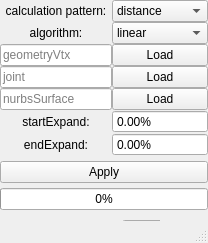
<?xml version="1.0" encoding="UTF-8"?>
<ui version="4.0">
 <class>autoSkinWeight_Window</class>
 <widget class="QMainWindow" name="autoSkinWeight_Window">
  <property name="enabled">
   <bool>true</bool>
  </property>
  <property name="geometry">
   <rect>
    <x>0</x>
    <y>0</y>
    <width>208</width>
    <height>243</height>
   </rect>
  </property>
  <property name="sizePolicy">
   <sizepolicy hsizetype="Preferred" vsizetype="Preferred">
    <horstretch>0</horstretch>
    <verstretch>0</verstretch>
   </sizepolicy>
  </property>
  <property name="cursor">
   <cursorShape>ArrowCursor</cursorShape>
  </property>
  <property name="windowTitle">
   <string>autoSkinWeight</string>
  </property>
  <property name="layoutDirection">
   <enum>Qt::LeftToRight</enum>
  </property>
  <property name="iconSize">
   <size>
    <width>24</width>
    <height>24</height>
   </size>
  </property>
  <property name="toolButtonStyle">
   <enum>Qt::ToolButtonIconOnly</enum>
  </property>
  <property name="documentMode">
   <bool>false</bool>
  </property>
  <property name="tabShape">
   <enum>QTabWidget::Rounded</enum>
  </property>
  <property name="dockNestingEnabled">
   <bool>false</bool>
  </property>
  <widget class="QWidget" name="centralwidget">
   <layout class="QGridLayout" name="gridLayout" rowstretch="0,0,0,0,0,0,0,0,0,0,0,0,0,0,0" columnstretch="1,0,0,0">
    <property name="leftMargin">
     <number>0</number>
    </property>
    <property name="topMargin">
     <number>0</number>
    </property>
    <property name="rightMargin">
     <number>0</number>
    </property>
    <property name="bottomMargin">
     <number>0</number>
    </property>
    <property name="spacing">
     <number>0</number>
    </property>
    <item row="4" column="0" colspan="2">
     <widget class="QLineEdit" name="geometryVtx_lineEdit">
      <property name="text">
       <string/>
      </property>
      <property name="placeholderText">
       <string>geometryVtx</string>
      </property>
     </widget>
    </item>
    <item row="5" column="2" colspan="2">
     <widget class="QPushButton" name="joint_pushButton">
      <property name="text">
       <string>Load</string>
      </property>
      <property name="+command" stdset="0">
       <string>autoWeightClass.use.joint_pushButton_cmd</string>
      </property>
     </widget>
    </item>
    <item row="6" column="2" colspan="2">
     <widget class="QPushButton" name="nurbs_pushButton">
      <property name="enabled">
       <bool>true</bool>
      </property>
      <property name="text">
       <string>Load</string>
      </property>
      <property name="+command" stdset="0">
       <string>autoWeightClass.use.nurbs_pushButton_cmd</string>
      </property>
     </widget>
    </item>
    <item row="5" column="0" colspan="2">
     <widget class="QLineEdit" name="joint_lineEdit">
      <property name="text">
       <string/>
      </property>
      <property name="placeholderText">
       <string>joint</string>
      </property>
     </widget>
    </item>
    <item row="10" column="0" rowspan="3" colspan="4">
     <widget class="QPushButton" name="apply_pushButton">
      <property name="text">
       <string>Apply</string>
      </property>
      <property name="+command" stdset="0">
       <string>autoWeightClass.use.apply_pushButton_cmd</string>
      </property>
     </widget>
    </item>
    <item row="6" column="0" colspan="2">
     <widget class="QLineEdit" name="nurbs_lineEdit">
      <property name="enabled">
       <bool>true</bool>
      </property>
      <property name="text">
       <string/>
      </property>
      <property name="placeholderText">
       <string>nurbsSurface</string>
      </property>
     </widget>
    </item>
    <item row="4" column="2" colspan="2">
     <widget class="QPushButton" name="geometryVtx_pushButton">
      <property name="text">
       <string>Load</string>
      </property>
      <property name="+command" stdset="0">
       <string>autoWeightClass.use.geometryVtx_pushButton_cmd</string>
      </property>
     </widget>
    </item>
    <item row="13" column="0" colspan="4">
     <widget class="QProgressBar" name="QProgressBar">
      <property name="enabled">
       <bool>true</bool>
      </property>
      <property name="value">
       <number>0</number>
      </property>
      <property name="alignment">
       <set>Qt::AlignCenter</set>
      </property>
      <property name="textVisible">
       <bool>true</bool>
      </property>
      <property name="invertedAppearance">
       <bool>false</bool>
      </property>
      <property name="textDirection">
       <enum>QProgressBar::TopToBottom</enum>
      </property>
      <property name="format">
       <string>%p%</string>
      </property>
     </widget>
    </item>
    <item row="7" column="2" rowspan="2" colspan="2">
     <widget class="QDoubleSpinBox" name="startExpand_doubleSpinBox">
      <property name="buttonSymbols">
       <enum>QAbstractSpinBox::NoButtons</enum>
      </property>
      <property name="prefix">
       <string/>
      </property>
      <property name="suffix">
       <string>%</string>
      </property>
      <property name="minimum">
       <double>-1000.000000000000000</double>
      </property>
      <property name="maximum">
       <double>1000.000000000000000</double>
      </property>
     </widget>
    </item>
    <item row="9" column="2" colspan="2">
     <widget class="QDoubleSpinBox" name="endExpand_doubleSpinBox">
      <property name="buttonSymbols">
       <enum>QAbstractSpinBox::NoButtons</enum>
      </property>
      <property name="prefix">
       <string/>
      </property>
      <property name="suffix">
       <string>%</string>
      </property>
      <property name="minimum">
       <double>-1000.000000000000000</double>
      </property>
      <property name="maximum">
       <double>1000.000000000000000</double>
      </property>
     </widget>
    </item>
    <item row="7" column="0" rowspan="2" colspan="2">
     <widget class="QLabel" name="label">
      <property name="text">
       <string>startExpand:</string>
      </property>
      <property name="textFormat">
       <enum>Qt::AutoText</enum>
      </property>
      <property name="alignment">
       <set>Qt::AlignCenter</set>
      </property>
     </widget>
    </item>
    <item row="9" column="0" colspan="2">
     <widget class="QLabel" name="label_2">
      <property name="text">
       <string>endExpand:</string>
      </property>
      <property name="alignment">
       <set>Qt::AlignCenter</set>
      </property>
     </widget>
    </item>
    <item row="3" column="0">
     <widget class="QLabel" name="label_3">
      <property name="text">
       <string>algorithm:</string>
      </property>
      <property name="alignment">
       <set>Qt::AlignCenter</set>
      </property>
     </widget>
    </item>
    <item row="2" column="0">
     <widget class="QLabel" name="label_4">
      <property name="text">
       <string>calculation pattern:</string>
      </property>
      <property name="alignment">
       <set>Qt::AlignCenter</set>
      </property>
     </widget>
    </item>
    <item row="2" column="2" colspan="2">
     <widget class="QComboBox" name="calculation_comboBox">
      <item>
       <property name="text">
        <string>distance</string>
       </property>
      </item>
      <item>
       <property name="text">
        <string>nurbs</string>
       </property>
      </item>
     </widget>
    </item>
    <item row="14" column="1" colspan="2">
     <widget class="QWidget" name="hide" native="true">
      <property name="enabled">
       <bool>false</bool>
      </property>
      <property name="contextMenuPolicy">
       <enum>Qt::NoContextMenu</enum>
      </property>
      <widget class="QLineEdit" name="startExpand_convert">
       <property name="geometry">
        <rect>
         <x>10</x>
         <y>30</y>
         <width>133</width>
         <height>20</height>
        </rect>
       </property>
       <property name="text">
        <string>0.00%</string>
       </property>
      </widget>
      <widget class="QLineEdit" name="endExpand_convert">
       <property name="geometry">
        <rect>
         <x>10</x>
         <y>10</y>
         <width>133</width>
         <height>20</height>
        </rect>
       </property>
       <property name="text">
        <string>0.00%</string>
       </property>
      </widget>
     </widget>
    </item>
    <item row="3" column="2" colspan="2">
     <widget class="QComboBox" name="algorithm_comboBox">
      <item>
       <property name="text">
        <string>linear</string>
       </property>
      </item>
      <item>
       <property name="text">
        <string>smooth</string>
       </property>
      </item>
      <item>
       <property name="text">
        <string>after</string>
       </property>
      </item>
      <item>
       <property name="text">
        <string>before</string>
       </property>
      </item>
      <item>
       <property name="text">
        <string>formula</string>
       </property>
      </item>
      <item>
       <property name="text">
        <string>CV5_01111</string>
       </property>
      </item>
      <item>
       <property name="text">
        <string>CV5_00111</string>
       </property>
      </item>
     </widget>
    </item>
   </layout>
   <zorder>geometryVtx_lineEdit</zorder>
   <zorder>geometryVtx_pushButton</zorder>
   <zorder>joint_lineEdit</zorder>
   <zorder>joint_pushButton</zorder>
   <zorder>nurbs_lineEdit</zorder>
   <zorder>nurbs_pushButton</zorder>
   <zorder>startExpand_doubleSpinBox</zorder>
   <zorder>QProgressBar</zorder>
   <zorder>label</zorder>
   <zorder>apply_pushButton</zorder>
   <zorder>endExpand_doubleSpinBox</zorder>
   <zorder>label_2</zorder>
   <zorder>hide</zorder>
   <zorder>algorithm_comboBox</zorder>
   <zorder>label_3</zorder>
   <zorder>calculation_comboBox</zorder>
   <zorder>label_4</zorder>
  </widget>
  <widget class="QStatusBar" name="statusbar">
   <property name="enabled">
    <bool>false</bool>
   </property>
   <property name="layoutDirection">
    <enum>Qt::LeftToRight</enum>
   </property>
   <property name="sizeGripEnabled">
    <bool>true</bool>
   </property>
  </widget>
  <widget class="QMenuBar" name="menubar">
   <property name="geometry">
    <rect>
     <x>0</x>
     <y>0</y>
     <width>208</width>
     <height>23</height>
    </rect>
   </property>
   <property name="layoutDirection">
    <enum>Qt::LeftToRight</enum>
   </property>
  </widget>
 </widget>
 <resources/>
 <connections>
  <connection>
   <sender>startExpand_doubleSpinBox</sender>
   <signal>valueChanged(QString)</signal>
   <receiver>startExpand_convert</receiver>
   <slot>setText(QString)</slot>
   <hints>
    <hint type="sourcelabel">
     <x>171</x>
     <y>146</y>
    </hint>
    <hint type="destinationlabel">
     <x>209</x>
     <y>262</y>
    </hint>
   </hints>
  </connection>
  <connection>
   <sender>endExpand_doubleSpinBox</sender>
   <signal>valueChanged(QString)</signal>
   <receiver>endExpand_convert</receiver>
   <slot>setText(QString)</slot>
   <hints>
    <hint type="sourcelabel">
     <x>171</x>
     <y>167</y>
    </hint>
    <hint type="destinationlabel">
     <x>209</x>
     <y>242</y>
    </hint>
   </hints>
  </connection>
 </connections>
</ui>
